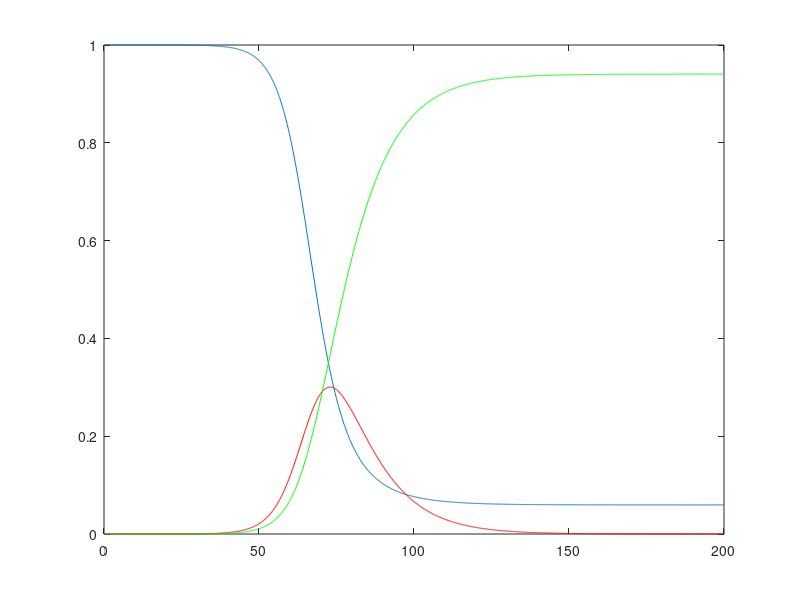

This figure's MATLAB source:
  clear all;

T = 200;
R0 = 3;
Ti = 10;
N  = 10^6;
beta= R0/Ti;


gamma = 1/Ti;

X = [1 - 1/N,1/N,0];
f = @(X) [- beta*X(1)*X(2), beta*X(1)*X(2) - gamma*X(2), gamma*X(2)];



h = 0.1;
for i=1:T/h,
   %% Euler 
   %X = X + h*f(X);
   %% Rk2 
   k = X + h*f(X);
   X = X + h/2*(f(X) + f(k));
   
   %%%%%%%ù
   t(i) = i*h;
   I(i) = X(1); S(i) = X(2); R(i) = X(3);
   
end

clf
plot(t,I);
hold on;
plot(t,S,'r');
plot(t,R,'g');

%%%%%%%%%%%%%%%%%%%% quarantaine %%%%%%%%%%%%ù
% 
% 
% T =100;
% R0 = 3;
% tau =6;
% Ti = 12;
% N  = 10^8;
% beta= R0/(Ti-tau);
% 
% 
% gamma = 1/(Ti-tau);
% 
% X = [1 - 1/N,1/N,0,0];
% f = @(X,IS_tau) [- beta*X(1)*X(2),beta*(X(1)*X(2)- IS_tau), beta*IS_tau-gamma*X(3),gamma*X(3)];
% 
% 
% h = 0.01; i_tau = round(tau/h);
% 
% I(1) = X(1); S(1) = X(2); S_q(1) = X(3);
% for i=1:T/h,
%    %% Euler 
%    %X = X + h*f(X);
%    %% Rk2 
%    IStau = (i>i_tau)*I(max(i-i_tau,1))*S(max(i-i_tau,1));
%    IStaup = (i>i_tau)*I(max(i-i_tau+1,1))*S(max(i-i_tau+1,1));
%    k = X + h*f(X, IStau);
%    X = X + h/2*(f(X, IStau) + f(k, IStaup));
%    
%    %%%%%%%ù
%    t(i) = i*h;
%    I(i) = X(1); S(i) = X(2); S_q(i) = X(3); R(i) = X(4); 
%    
% end
% 
% clf
% plot(t,I);
% hold on;
% plot(t,S,'r');
% plot(t,S_q,'m');
% plot(t,R,'g');



% %%%%%%%%%%%%%%%%% confinement  %%%%%%%%ù
% 
% clear all;
% 
% T = 300;
% R0 = 3;
% Ti = 10;
% N  = 10^8;
% beta= R0/Ti;
% 
% gamma = 1/Ti;
% 
% X = [1 - 1/N,1/N,0];
% f = @(X) [- beta*X(1)*X(2), beta*X(1)*X(2) - gamma*X(2), gamma*X(2)];
% 
% Bool_conf= 0;
% 
% 
% h = 0.001;
% for i=1:T/h,
%     
%     if (X(2)>0.1 && Bool_conf==0)
%        alpha = 0.4;
%         beta= (1-alpha)*R0/Ti;
%        f = @(X) [- beta*X(1)*X(2), beta*X(1)*X(2) - gamma*X(2), gamma*X(2)];
%         Bool_conf=1;
%     elseif (X(2)<0.05 && Bool_conf==1)
%        beta= R0/Ti;
%        f = @(X) [- beta*X(1)*X(2), beta*X(1)*X(2) - gamma*X(2), gamma*X(2)];
%         Bool_conf=0;
%     end
%     
%    %% Euler 
%    %X = X + h*f(X);
%    %% Rk2 
%    k = X + h*f(X);
%    X = X + h/2*(f(X) + f(k));
%    
%    %%%%%%%ù
%    t(i) = i*h;
%    I(i) = X(1); S(i) = X(2); R(i) = X(3);
%    
% end
% 
% clf
% plot(t,I);
% hold on;
% plot(t,S,'r');
% plot(t,R,'g');



% %%%%%%%%%%%%%%%%%%%%%%%%%%%%%%%%%% Modele avec diffusion %%%%%%%%%%%%%
% T = 300;
% R0 = 3;
% Ti = 10;
% N  = 10^8;
% beta= R0/Ti;
% gamma = 1/Ti;
% dt = 0.01
% 
% 
% Nx = 100;
% posx = linspace(0,1,Nx)
% dx = 1/Nx;
% 
% %%%%% Coef diffusion %%%%%
% Da = 0.00001;
% A = (2*diag(ones(1,Nx)) - diag(ones(1,Nx-1),1) -diag(ones(1,Nx-1),-1));
% A(1,1) = 1; A(Nx,Nx) = 1;
% L = eye(Nx) + dt*Da*A/dx^2;
% 
% 
% X = [ones(size(posx));zeros(size(posx));zeros(size(posx))];
% X(1,50) = 1- 10/N;
% X(2,50) = 10/N;
% 
% 
% f = @(X) [- beta*X(1,:).*X(2,:); beta*X(1,:).*X(2,:) - gamma*X(2,:); gamma*X(2,:)];
% 
% for i=1:T/dt,
%    %% Euler 
%    %X = X + h*f(X);
%    %% Rk2 
%    k = X + dt*f(X);
%    X = X + dt/2*(f(X) + f(k));
%    
%    %%%%% diffusion
%    X(1,:) =  (L\(X(1,:)'))';
%    X(2,:) =  (L\(X(2,:)'))';
%    X(3,:) =  (L\(X(3,:)'))';
%    
%    
%    %%%%%%%ù
%    t(i) = i*dt;
%    I(i) = sum(X(1,:))/Nx; S(i) = sum(X(2,:))/Nx; R(i) = sum(X(3,:))/Nx;
%   
%   if mod(i,100)==1,
%       i
%   clf
%   plot(posx, X(1,:));
%   hold on;
%   plot(posx,X(2,:),'r');
%   plot(posx,X(3,:),'g');
%   pause(0.01)
%   end
%    
% end
% 
% 
% 
%  clf
%  Ii = 1:100:T/dt;
%  plot(t(Ii),I(Ii));
%  hold on;
%  plot(t(Ii),S(Ii),'r');
%  plot(t(Ii),R(Ii),'g');
% 
% % 



